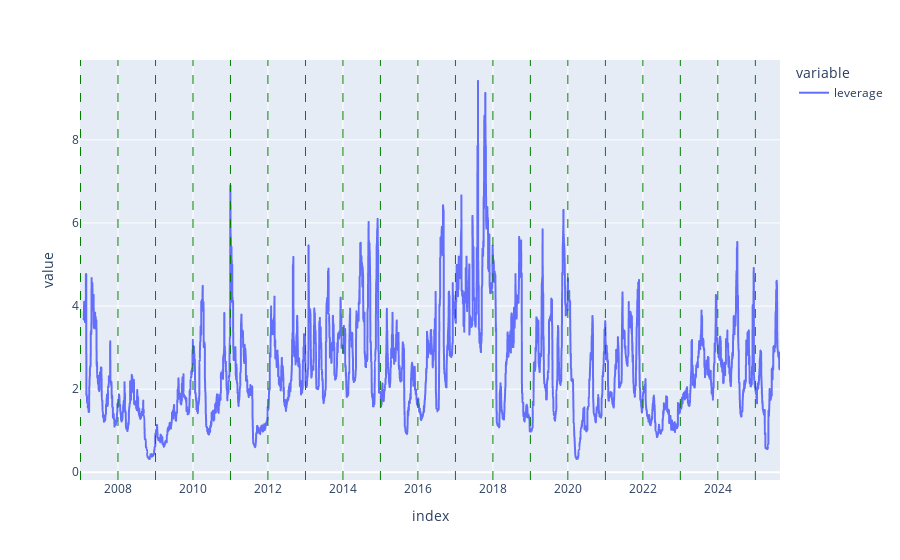

Write notebook code for a chart like this one.
### Code cell
# ...existing code...
fig = px.line(df['leverage'])

# Add vertical lines for each year
for year in df.index.year.unique():
    fig.add_vline(x=str(year), line_width=1, line_dash="dash", line_color="green")

fig.show()

### Figure 1 — Plotly figure (JSON) as saved in the notebook; plotly's stock layout.template omitted (floating-point values rounded to 4 significant figures; data arrays with more than 128 entries replaced by an {"elided": "..."} marker saying what was removed)
{"data": [{"hovertemplate": "variable=leverage<br>index=%{x}<br>value=%{y}<extra></extra>", "legendgroup": "leverage", "line": {"color": "#636efa", "dash": "solid"}, "marker": {"symbol": "circle"}, "mode": "lines", "name": "leverage", "showlegend": true, "type": "scattergl", "x": {"elided": "4675 str values"}, "xaxis": "x", "y": {"elided": "4675 float values"}, "yaxis": "y"}], "layout": {"legend": {"title": {"text": "variable"}, "tracegroupgap": 0}, "margin": {"t": 60}, "shapes": [{"line": {"color": "green", "dash": "dash", "width": 1}, "type": "line", "x0": "2007", "x1": "2007", "xref": "x", "y0": 0, "y1": 1, "yref": "y domain"}, {"line": {"color": "green", "dash": "dash", "width": 1}, "type": "line", "x0": "2008", "x1": "2008", "xref": "x", "y0": 0, "y1": 1, "yref": "y domain"}, {"line": {"color": "green", "dash": "dash", "width": 1}, "type": "line", "x0": "2009", "x1": "2009", "xref": "x", "y0": 0, "y1": 1, "yref": "y domain"}, {"line": {"color": "green", "dash": "dash", "width": 1}, "type": "line", "x0": "2010", "x1": "2010", "xref": "x", "y0": 0, "y1": 1, "yref": "y domain"}, {"line": {"color": "green", "dash": "dash", "width": 1}, "type": "line", "x0": "2011", "x1": "2011", "xref": "x", "y0": 0, "y1": 1, "yref": "y domain"}, {"line": {"color": "green", "dash": "dash", "width": 1}, "type": "line", "x0": "2012", "x1": "2012", "xref": "x", "y0": 0, "y1": 1, "yref": "y domain"}, {"line": {"color": "green", "dash": "dash", "width": 1}, "type": "line", "x0": "2013", "x1": "2013", "xref": "x", "y0": 0, "y1": 1, "yref": "y domain"}, {"line": {"color": "green", "dash": "dash", "width": 1}, "type": "line", "x0": "2014", "x1": "2014", "xref": "x", "y0": 0, "y1": 1, "yref": "y domain"}, {"line": {"color": "green", "dash": "dash", "width": 1}, "type": "line", "x0": "2015", "x1": "2015", "xref": "x", "y0": 0, "y1": 1, "yref": "y domain"}, {"line": {"color": "green", "dash": "dash", "width": 1}, "type": "line", "x0": "2016", "x1": "2016", "xref": "x", "y0": 0, "y1": 1, "yref": "y domain"}, {"line": {"color": "green", "dash": "dash", "width": 1}, "type": "line", "x0": "2017", "x1": "2017", "xref": "x", "y0": 0, "y1": 1, "yref": "y domain"}, {"line": {"color": "green", "dash": "dash", "width": 1}, "type": "line", "x0": "2018", "x1": "2018", "xref": "x", "y0": 0, "y1": 1, "yref": "y domain"}, {"line": {"color": "green", "dash": "dash", "width": 1}, "type": "line", "x0": "2019", "x1": "2019", "xref": "x", "y0": 0, "y1": 1, "yref": "y domain"}, {"line": {"color": "green", "dash": "dash", "width": 1}, "type": "line", "x0": "2020", "x1": "2020", "xref": "x", "y0": 0, "y1": 1, "yref": "y domain"}, {"line": {"color": "green", "dash": "dash", "width": 1}, "type": "line", "x0": "2021", "x1": "2021", "xref": "x", "y0": 0, "y1": 1, "yref": "y domain"}, {"line": {"color": "green", "dash": "dash", "width": 1}, "type": "line", "x0": "2022", "x1": "2022", "xref": "x", "y0": 0, "y1": 1, "yref": "y domain"}, {"line": {"color": "green", "dash": "dash", "width": 1}, "type": "line", "x0": "2023", "x1": "2023", "xref": "x", "y0": 0, "y1": 1, "yref": "y domain"}, {"line": {"color": "green", "dash": "dash", "width": 1}, "type": "line", "x0": "2024", "x1": "2024", "xref": "x", "y0": 0, "y1": 1, "yref": "y domain"}, {"line": {"color": "green", "dash": "dash", "width": 1}, "type": "line", "x0": "2025", "x1": "2025", "xref": "x", "y0": 0, "y1": 1, "yref": "y domain"}], "xaxis": {"anchor": "y", "domain": [0, 1], "title": {"text": "index"}}, "yaxis": {"anchor": "x", "domain": [0, 1], "title": {"text": "value"}}}}
